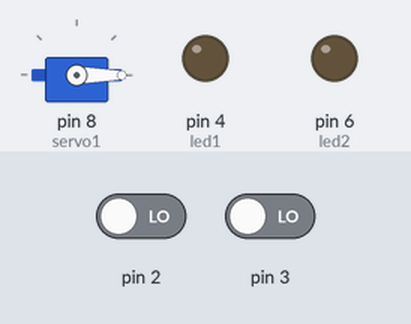
Recording of a sketch running on a simulated Arduino Uno, built with avr-gcc and run on an emulated ATmega328P. Shown: servo, output pins drawn as LEDs (lit = HIGH). Inputs (shaded band) come from the test bench; at power-on: pin 2 LOW, pin 3 LOW.

Above: at 1.2 s.
1.3 s: pin 2 driven HIGH
At 2.1 s:
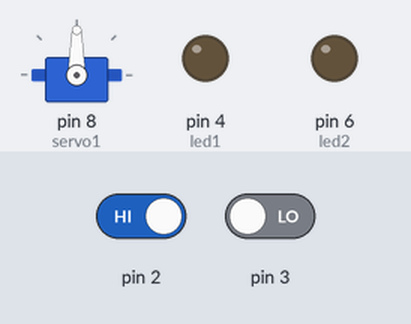
2.8 s: pin 3 driven HIGH
At 7.8 s:
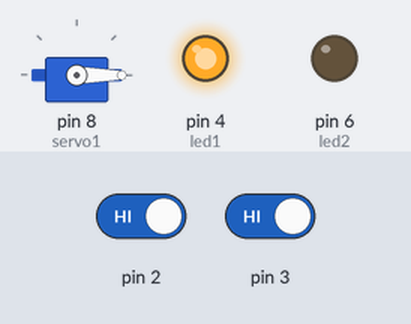
8.8 s: pin 3 driven LOW
At 10.2 s:
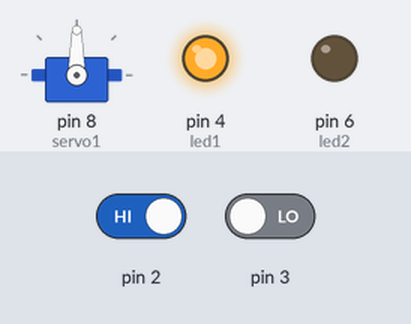
Timing chart, 0 to 13.3 s (numbered marks = the images above; inputs shaded):
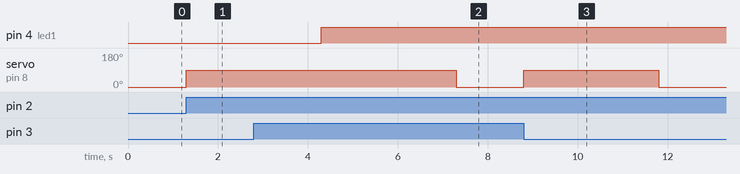

The sketch:

SP0103EVPR.ino
```cpp
#include <Servo.h> // Incluye la librería Servo

Servo servo1; // Servo de entrada/salida
const int led1 = 4; // botón de entrada
const int led2 = 6; // botón de salida
int n=0;
int pulsador1 = LOW;
int pulsador2 = LOW;

void setup() {
  servo1.attach(8); // Asocia el servo1 al pin 8

  pinMode(led1,OUTPUT); // VERDE a un hay lugares y están prendidos las lámparas de adentro
  pinMode(led2,OUTPUT); //ROJO ya no hay lugares
  attachInterrupt (digitalPinToInterrupt(2), entrada, RISING);
  attachInterrupt (digitalPinToInterrupt(3), salida, CHANGE);
}

void loop() {
  if(pulsador1== LOW &&  pulsador2 == LOW){
    servo1.write(0);
  }
  if(pulsador1==HIGH){
    servo1.write(90); // Gira el servo a 90 grados para que ingresen los carros
    delay(3000);
    servo1.write(0);

    if(n<3){ // si hay menos de 3 lugares el foco verde estará en verde
      digitalWrite(led1,HIGH);
      digitalWrite(led2,LOW);
    } else {
      digitalWrite(led2,HIGH);
      digitalWrite(led1,LOW);
    }
    pulsador1 = LOW;
  }

  if(pulsador2==HIGH){
    servo1.write(90);
    delay(3000);
    servo1.write(0);

    if(n>3) { // si hay más de 11 lugares el foco rojo estará en rojo
      digitalWrite(led2,LOW);
      digitalWrite(led1,HIGH);
    }
    pulsador2 = LOW;
  }
}

void entrada(){
  pulsador1 = HIGH;
  n=n+1;
}

void salida(){
  pulsador2 = HIGH;
  n=n-1;
}
```

Measured:
- after the input at 1.3 s, servo on pin 8 (servo1): 0° → 90° at once
- after the input at 2.8 s, servo on pin 8 (servo1): 90° → 0° after 4.5 s instead of 1.5 s
- after the input at 8.8 s, servo on pin 8 (servo1): 0° → 90° at once, → 0° 3.0 s later
